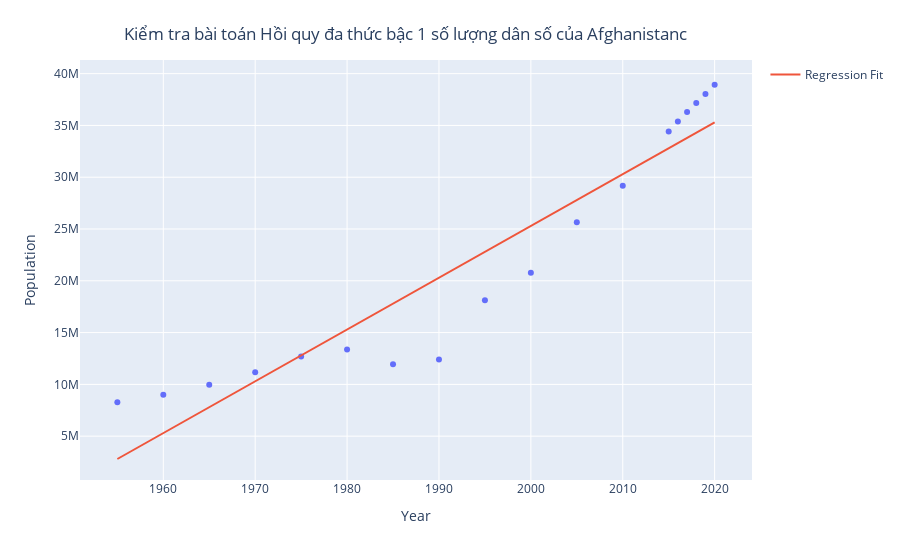

Notebook cell for this chart:
### Markdown cell above
**Tuyến tính (Bậc 1)**

### Code cell
y_pred, y_pre_pred, pred_error = linear_regression_1(df['Year'].unique(),df[df['Country']=='Afghanistan']['Population'],[2022,2025,2030,2035,2040,2050])
pop=np.array(df['Year'].unique())
china=df[df['Country']=='Afghanistan']['Population']

fig=px.scatter(x=pop, y=china) 
fig.add_traces(go.Scatter(x=pop, y= y_pre_pred, mode='lines', name='Regression Fit'))
fig.update_layout(
    xaxis_title="Year",
    yaxis_title="Population",
    title={
        'text': "Kiểm tra bài toán Hồi quy đa thức bậc 1 số lượng dân số của Afghanistanc",
        'x' : 'Year',
        'y':0.95,
        'x':0.45,
        'xanchor': 'center',
        'yanchor': 'top'})
fig.show()

### Figure 1 — Plotly figure (JSON) as saved in the notebook; plotly's stock layout.template omitted (floating-point values rounded to 4 significant figures)
{"data": [{"hovertemplate": "x=%{x}<br>y=%{y}<extra></extra>", "legendgroup": "", "marker": {"color": "#636efa", "symbol": "circle"}, "mode": "markers", "name": "", "orientation": "v", "showlegend": false, "type": "scatter", "x": [1955, 1960, 1965, 1970, 1975, 1980, 1985, 1990, 1995, 2000, 2005, 2010, 2015, 2016, 2017, 2018, 2019, 2020], "xaxis": "x", "y": [8270991, 8996973, 9956320, 11173642, 12689160, 13356511, 11938208, 12412308, 18110657, 20779953, 25654277, 29185507, 34413603, 35383032, 36296113, 37171921, 38041754, 38928346], "yaxis": "y"}, {"mode": "lines", "name": "Regression Fit", "type": "scatter", "x": [1955, 1960, 1965, 1970, 1975, 1980, 1985, 1990, 1995, 2000, 2005, 2010, 2015, 2016, 2017, 2018, 2019, 2020], "y": [2796000.0, 5295000.0, 7795000.0, 10290000.0, 12790000.0, 15290000.0, 17790000.0, 20290000.0, 22790000.0, 25290000.0, 27790000.0, 30290000.0, 32790000.0, 33290000.0, 33790000.0, 34290000.0, 34790000.0, 35290000.0]}], "layout": {"legend": {"tracegroupgap": 0}, "margin": {"t": 60}, "title": {"text": "Kiểm tra bài toán Hồi quy đa thức bậc 1 số lượng dân số của Afghanistanc", "x": 0.45, "xanchor": "center", "y": 0.95, "yanchor": "top"}, "xaxis": {"anchor": "y", "domain": [0, 1], "title": {"text": "Year"}}, "yaxis": {"anchor": "x", "domain": [0, 1], "title": {"text": "Population"}}}}
